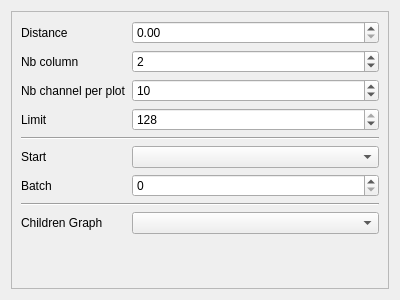
<?xml version="1.0" encoding="UTF-8"?>
<ui version="4.0">
 <class>Form</class>
 <widget class="QWidget" name="Form">
  <property name="geometry">
   <rect>
    <x>0</x>
    <y>0</y>
    <width>400</width>
    <height>300</height>
   </rect>
  </property>
  <property name="windowTitle">
   <string>Form</string>
  </property>
  <layout class="QGridLayout" name="gridLayout">
   <item row="0" column="0">
    <widget class="QFrame" name="frame">
     <property name="frameShape">
      <enum>QFrame::StyledPanel</enum>
     </property>
     <property name="frameShadow">
      <enum>QFrame::Raised</enum>
     </property>
     <layout class="QFormLayout" name="formLayout">
      <item row="0" column="0">
       <widget class="QLabel" name="label_nbRow">
        <property name="text">
         <string>Distance</string>
        </property>
       </widget>
      </item>
      <item row="1" column="0">
       <widget class="QLabel" name="label_nbCol">
        <property name="text">
         <string>Nb column</string>
        </property>
       </widget>
      </item>
      <item row="1" column="1">
       <widget class="QSpinBox" name="spinBox_nbCol">
        <property name="value">
         <number>2</number>
        </property>
       </widget>
      </item>
      <item row="2" column="0">
       <widget class="QLabel" name="label_nbChannel">
        <property name="text">
         <string>Nb channel per plot</string>
        </property>
       </widget>
      </item>
      <item row="2" column="1">
       <widget class="QSpinBox" name="spinBox_nbChannel">
        <property name="value">
         <number>10</number>
        </property>
       </widget>
      </item>
      <item row="3" column="0">
       <widget class="QLabel" name="label_limit">
        <property name="text">
         <string>Limit</string>
        </property>
       </widget>
      </item>
      <item row="3" column="1">
       <widget class="QSpinBox" name="spinBox_limit">
        <property name="maximum">
         <number>128</number>
        </property>
        <property name="value">
         <number>128</number>
        </property>
       </widget>
      </item>
      <item row="5" column="0">
       <widget class="QLabel" name="label_start">
        <property name="text">
         <string>Start</string>
        </property>
       </widget>
      </item>
      <item row="5" column="1">
       <widget class="QComboBox" name="comboBox_start"/>
      </item>
      <item row="4" column="0" colspan="2">
       <widget class="Line" name="line">
        <property name="orientation">
         <enum>Qt::Horizontal</enum>
        </property>
       </widget>
      </item>
      <item row="6" column="1">
       <widget class="QSpinBox" name="spinBox_batch"/>
      </item>
      <item row="6" column="0">
       <widget class="QLabel" name="label">
        <property name="text">
         <string>Batch</string>
        </property>
       </widget>
      </item>
      <item row="0" column="1">
       <widget class="QDoubleSpinBox" name="spinBox_distance">
        <property name="maximum">
         <double>100000.000000000000000</double>
        </property>
       </widget>
      </item>
      <item row="7" column="0" colspan="2">
       <widget class="Line" name="line_2">
        <property name="orientation">
         <enum>Qt::Horizontal</enum>
        </property>
       </widget>
      </item>
      <item row="8" column="1">
       <widget class="QComboBox" name="comboBox_child"/>
      </item>
      <item row="8" column="0">
       <widget class="QLabel" name="label_2">
        <property name="text">
         <string>Children Graph</string>
        </property>
       </widget>
      </item>
     </layout>
    </widget>
   </item>
  </layout>
 </widget>
 <resources/>
 <connections/>
</ui>
